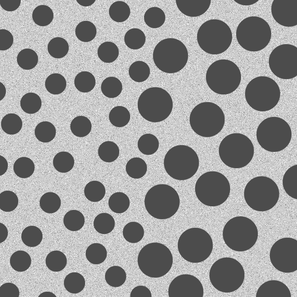
#> input picture notebooks/chap5_images/dark_blobs_on_light_background.tif, 297 x 297 px, shrunk from 600 x 600 before the run
$ jupyter execute --allow-errors DIP_Assignment2_Part1_2726774.ipynb
#> lines starting #> are read from the running program, lines starting #| are printed output that depends on the picture; after the words box and inside, x2 and y2 are one past the last pixel; in counts of white or black regions, pixels touching at a corner belong together
[cell 1]
from skimage.io import imread, imshow
from skimage.morphology import erosion, dilation, opening, closing, reconstruction
from skimage.morphology import disk, square
import numpy as np
import matplotlib.pyplot as plt

from sklearn.metrics import accuracy_score

import os

# Question 1

[cell 2]
blobs_img = imread("chap5_images/dark_blobs_on_light_background.tif")
#> blobs_img is the input picture: shape (297, 297); min 64, max 247, mean 153.6
imshow(blobs_img, cmap='gray')

[cell 3]
SE_closing = disk(28)
closing_result = closing(blobs_img, SE_closing)
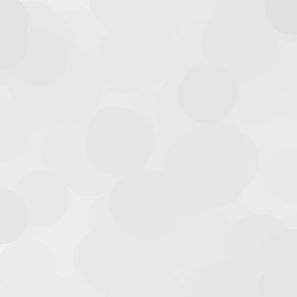
#> closing_result: shape (297, 297); min 224, max 247, mean 231.3

imshow(closing_result, cmap='gray')

[cell 4]
SE_opening = disk(60)
opening_result = opening(closing_result, SE_opening)
imshow(opening_result, cmap='gray')

[cell 5]
SE_gradient = square(3)
gradient_result = dilation(opening_result, SE_gradient) - erosion(opening_result, SE_gradient)
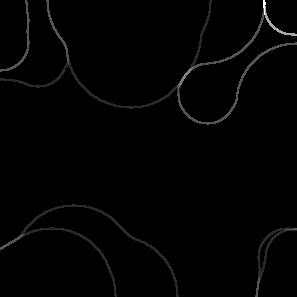
#> gradient_result: shape (297, 297); min 0, max 6, mean 0.0595; drawn with min black and max white
imshow(gradient_result, cmap='gray')

[cell 6]
result = np.copy(blobs_img)
result[gradient_result > 0] = 255
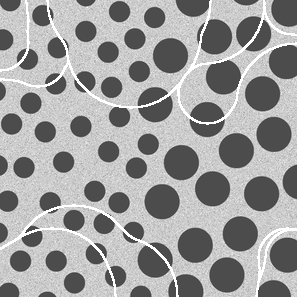
#> result: shape (297, 297); 3.87% of pixels changed, all inside (x1, y1, x2, y2) = (0, 0, 297, 297)
imshow(result, cmap='gray')

# Question 2

[cell 7]
text_img = imread('chap5_images/text-image.tif')
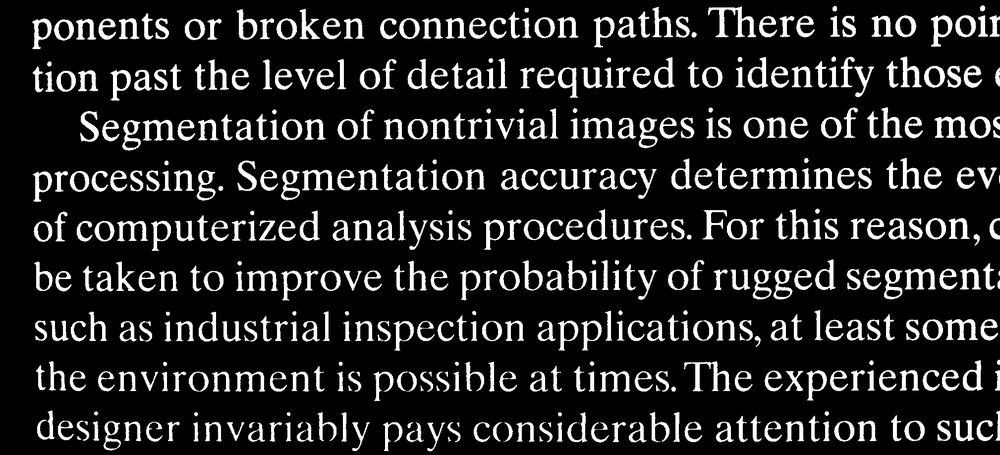
#> input picture notebooks/chap5_images/text-image.tif, 1000 x 455 px, shrunk from 2018 x 918 before the run
#> text_img is the input picture: shape (455, 1000); min 0, max 255, mean 35.5
F = erosion(text_img, np.ones((51, 1)))
#> F: shape (455, 1000); every value is 0
opening_F = opening(text_img, np.ones((51, 1)))
Dg = F
while True:
    dilation_result = dilation(Dg, square(3))
    new_Dg = np.logical_and(text_img, dilation_result)

    if np.array_equal(Dg, new_Dg):
        break

    Dg = new_Dg

fig, axes = plt.subplots(2,2, figsize=(15,8))
axes[0,0].imshow(text_img, cmap='gray')
axes[0,0].set_title('Input Image')
axes[0,0].axis('off')

axes[0,1].imshow(F, cmap='gray')
axes[0,1].set_title('Erosion Result')
axes[0,1].axis('off')

axes[1,0].imshow(opening_F, cmap='gray')
axes[1,0].set_title('Opening Result')
axes[1,0].axis('off')

axes[1,1].imshow(Dg, cmap='gray')
axes[1,1].set_title('Output Image')
axes[1,1].axis('off')
plt.tight_layout()

plt.show()

# Question 3

[cell 8]
I = imread('chap5_images/text-image.tif')

# Create a mask for the border pixels
border_mask = np.zeros_like(text_img, dtype=bool)
border_mask[0, :] = True  # Top border
border_mask[-1, :] = True  # Bottom border
border_mask[:, 0] = True  # Left border
border_mask[:, -1] = True  # Right border

border_pixels = np.logical_and(border_mask, I)
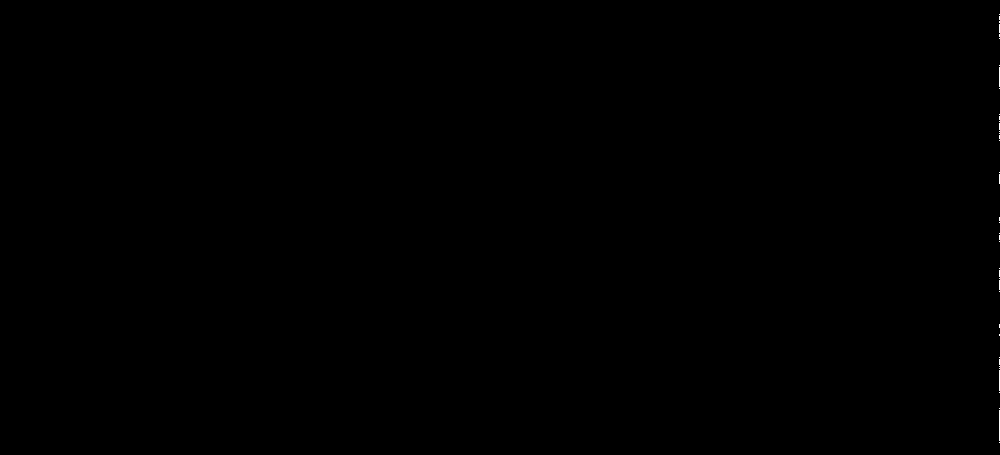
#> border_pixels: shape (455, 1000) bool; 0.04% white in thin lines or dots, all inside (x1, y1, x2, y2) = (999, 14, 1000, 443)
#> border_mask: shape (455, 1000) bool; 0.64% white in thin lines or dots

F = border_pixels
while True:
    dilation_result = dilation(F, square(3))
    new_F = np.logical_and(text_img, dilation_result)

    if np.array_equal(new_F, F):
        break

    F = new_F
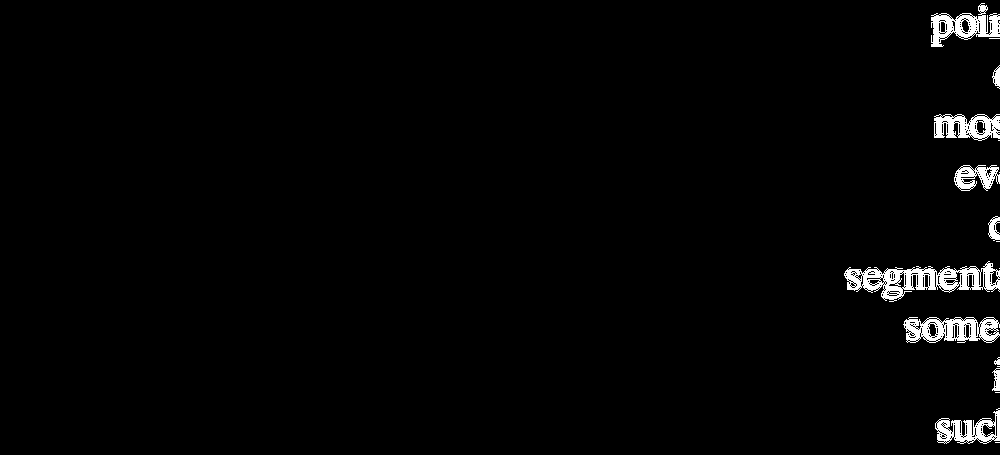
#> F: shape (455, 1000) bool; 2% white; 18 white regions (8 under 20 px), largest, box (x1, y1, x2, y2) and area: (844, 261, 1000, 302) 2619, (903, 317, 1000, 343) 1577, (931, 3, 1000, 47) 1337

fig, axes = plt.subplots(1,3, figsize=(15,8))
axes[0].imshow(I, cmap='gray')
axes[0].set_title('Input Image')
axes[0].axis('off')

axes[1].imshow(F, cmap='gray')
axes[1].set_title('Extracted Borders')
axes[1].axis('off')

axes[2].imshow(I.astype(dtype=np.int8) - F.astype(dtype=np.int8), cmap='gray')
axes[2].set_title('Output Image')
axes[2].axis('off')

plt.tight_layout()

plt.show()
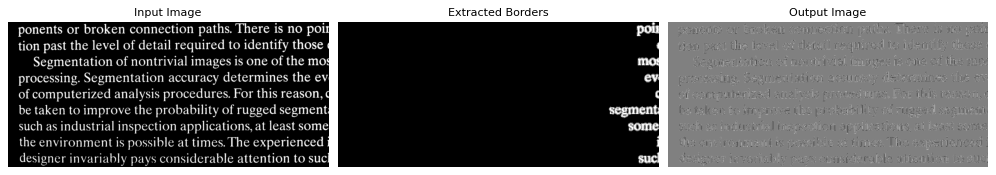
#> figure drawn by matplotlib, 3 panels

# Question 4

[cell 9]
#Reading images
training_set = []
training_labels=[]

test_set = []
test_labels=[]

for root, dirs, files in os.walk('dip_assignment2_images/att_faces_aligned'):
    folder_name = os.path.basename(root)
    folder_images = []

    for file in files:
        if file.endswith('.pgm'):
            path = os.path.join(root, file)
            folder_images.append(imread(path, as_gray=True))

    img_number = len(folder_images)
    if img_number > 0 :
        training_imgs = [folder_images[i] for i in range(img_number) if i % 2 == 0]
        test_imgs = [folder_images[i] for i in range(img_number) if i % 2 == 1]

        training_set += training_imgs
        test_set += test_imgs

        training_labels += [folder_name for _ in training_imgs]
        test_labels += [folder_name for _ in test_imgs]

[cell 10]
mean_img = np.mean(np.array(training_set), axis=0)
imshow(mean_img, cmap='gray')

[cell 11]
phi = np.array(training_set) - mean_img

[cell 12]
num_images, height, width = phi.shape
#> num_images = 2; height = 56; width = 46
X = phi.reshape(num_images, height * width).T

Sx = np.dot(X, X.T) / num_images
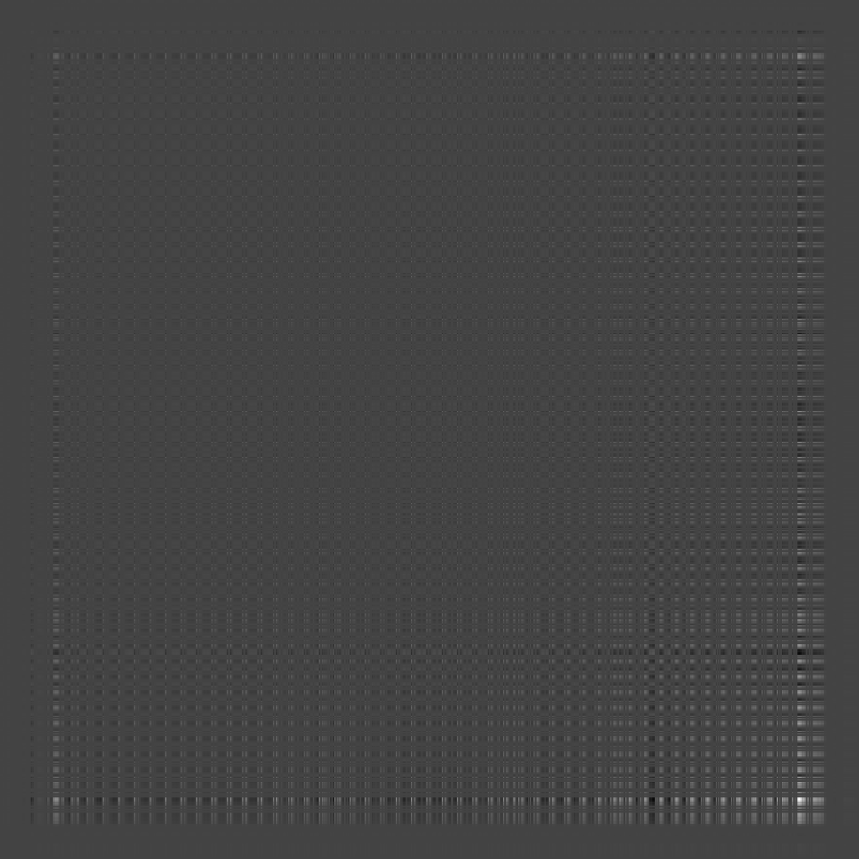
#> Sx: shape (2576, 2576) float64 (shown at 1/3 size); min -3668.2, max 10100.2, mean 22.7; drawn with min black and max white

eigenvalues, eigenvectors = np.linalg.eigh(Sx)
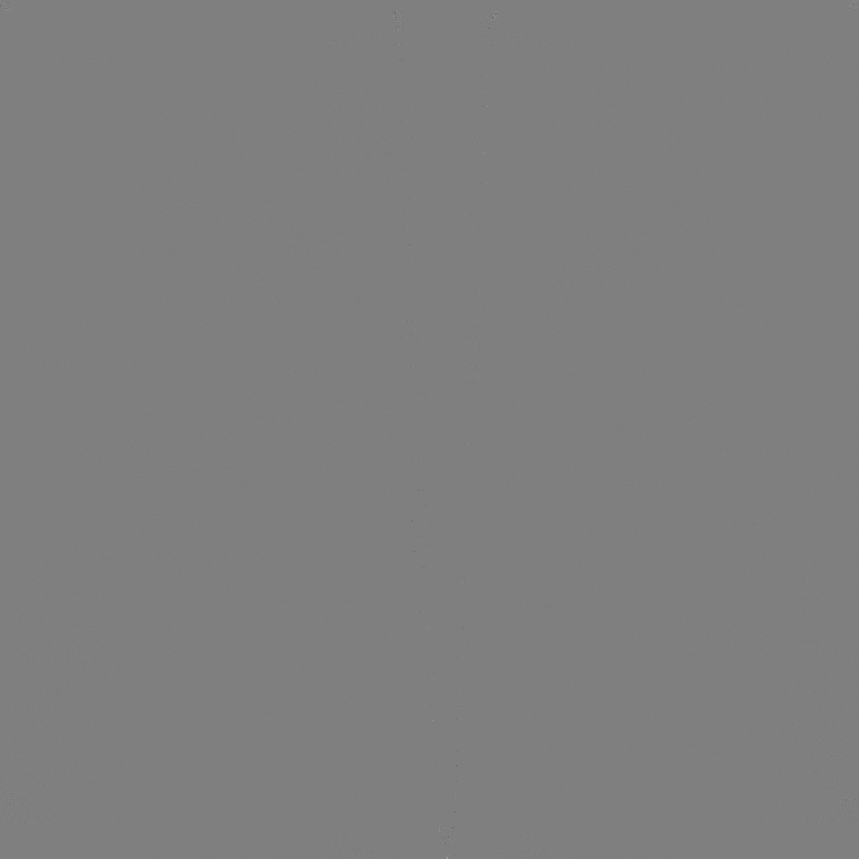
#> eigenvectors: shape (2576, 2576) float64 (shown at 1/3 size); min -1, max 1, mean -7.55e-06; drawn with min black and max white
sorted_eigenvectors = eigenvectors[:, np.argsort(eigenvalues)[::-1]]

[cell 13]
k = 10
top_k_eigenfaces = sorted_eigenvectors[:, :k]
fig, axs = plt.subplots(2, 5, figsize=(12, 6))
for i, ax in enumerate(axs.flat):
    eigenface = top_k_eigenfaces[:, i].reshape(height, width)
    ax.imshow(eigenface, cmap='gray')
    ax.axis('off')
    ax.set_title(f'Eigenface {i+1}')
plt.tight_layout()
plt.show()
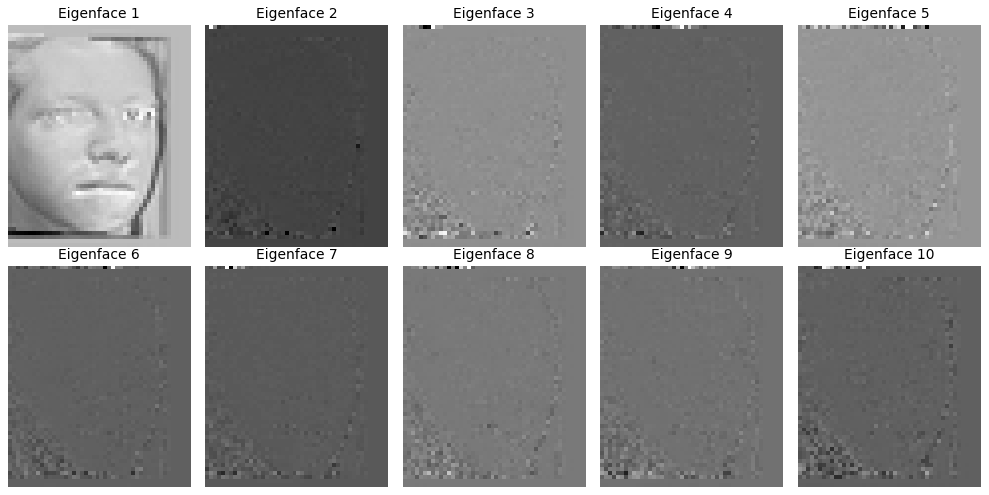
#> figure drawn by matplotlib, 10 panels
